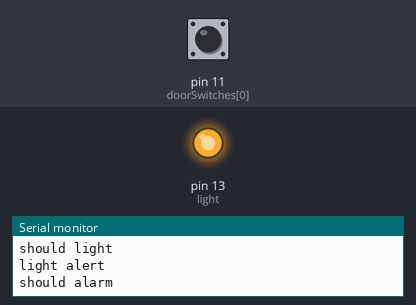
Bench run of a sketch on a simulated Arduino Uno, built with avr-gcc and run on an emulated ATmega328P. Parts: output pins drawn as LEDs (lit = HIGH), the last lines printed to the serial monitor. The test bench sets the inputs (shaded band); at power-on: pin 11 (doorSwitches[0]) HIGH. Pins used as bus, display or sensor lines are not drawn.

Above: at 1.5 s.
At 7.3 s:
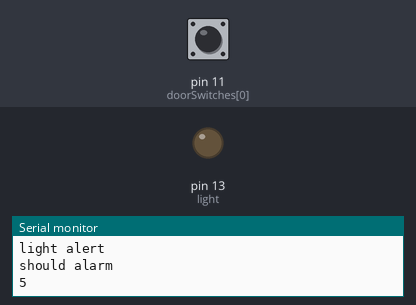
Timing chart, 0 to 8.5 s (numbered marks = the images above):
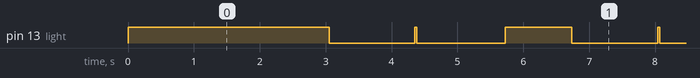

Measured:
- by itself, pin 13 (light): repeats every 3.7 s: LOW 1.3 s, HIGH 0.03 s, LOW 1.3 s, HIGH 1.0 s

The sketch:

FridgeAlarm.ino
```cpp
#include <pitches.h>
#include <StopWatch.h> //http://playground.arduino.cc/Code/StopWatchClass
const int melodyPin = 3;
int doorSwitches[] = {11,12};
int doorCount = 0;
const int light = 13;

const int timeout = 2;
int timeoutCount = 0;
StopWatch time;

int melody[] = { NOTE_F6, NOTE_D6,0};
int tempo[] = {1,32,1};

void alarm()
{
     int size = sizeof(melody) / sizeof(int);
     for (int thisNote = 0; thisNote < size; thisNote++) {
       if(IsDoorClosed())  return;

       // to calculate the note duration, take one second
       // divided by the note type.
       //e.g. quarter note = 1000 / 4, eighth note = 1000/8, etc.
       int noteDuration = 1000/tempo[thisNote];

       buzz(melodyPin, melody[thisNote],noteDuration);

       // to distinguish the notes, set a minimum time between them.
       // the note's duration + 30% seems to work well:
       int pauseBetweenNotes = noteDuration * 1.30;
       delay(pauseBetweenNotes);

       // stop the tone playing:
       buzz(melodyPin, 0,noteDuration);
  }
}

void buzz(int targetPin, long frequency, long length) {
  if(IsDoorClosed())  return;

  digitalWrite(light,HIGH);
  long delayValue = 1000000/frequency/2; // calculate the delay value between transitions
  //// 1 second's worth of microseconds, divided by the frequency, then split in half since
  //// there are two phases to each cycle
  long numCycles = frequency * length/ 1000; // calculate the number of cycles for proper timing
  //// multiply frequency, which is really cycles per second, by the number of seconds to
  //// get the total number of cycles to produce
  for (long i=0; i < numCycles; i++){ // for the calculated length of time...
    digitalWrite(targetPin,HIGH); // write the buzzer pin high to push out the diaphram
    delayMicroseconds(delayValue); // wait for the calculated delay value
    digitalWrite(targetPin,LOW); // write the buzzer pin low to pull back the diaphram
    delayMicroseconds(delayValue); // wait again or the calculated delay value
  }
  digitalWrite(light,LOW);

}


void setup()
{
  Serial.begin(9600);

  pinMode(light, OUTPUT);

  doorCount = sizeof(doorSwitches) / sizeof( int );
  for(int i = 0; i < doorCount; i++)
  {
    pinMode(doorSwitches[i], INPUT_PULLUP);
  }

  pinMode(melodyPin, OUTPUT);

  time = StopWatch(StopWatch::SECONDS);
  Serial.println("ready");
}

bool isDoorOpen()
{
  for(int i = 0; i < doorCount; i++)
  {
    if (digitalRead(doorSwitches[i]) == HIGH)
      return true;
  }

  return false;
}

bool IsDoorClosed()
{
  return !isDoorOpen();
}

bool shouldLight()
{
  return isDoorOpen();
}

void lightAlert(bool on)
{

  if(on)
  {
      Serial.println("light alert");
      digitalWrite(light, HIGH);
      time.start();
  }
  else
  {
    digitalWrite(light, LOW);
    time.reset();
  }
}

bool shouldAlarm()
{
  Serial.println("should alarm");
  Serial.println(time.elapsed());
  return time.elapsed() >= timeout;
}

void loop()
{
  if(shouldLight())
  {
    Serial.println("should light");
    lightAlert(true);
    if (shouldAlarm())
        alarm();
  }
  else
    lightAlert(false);
}
```
